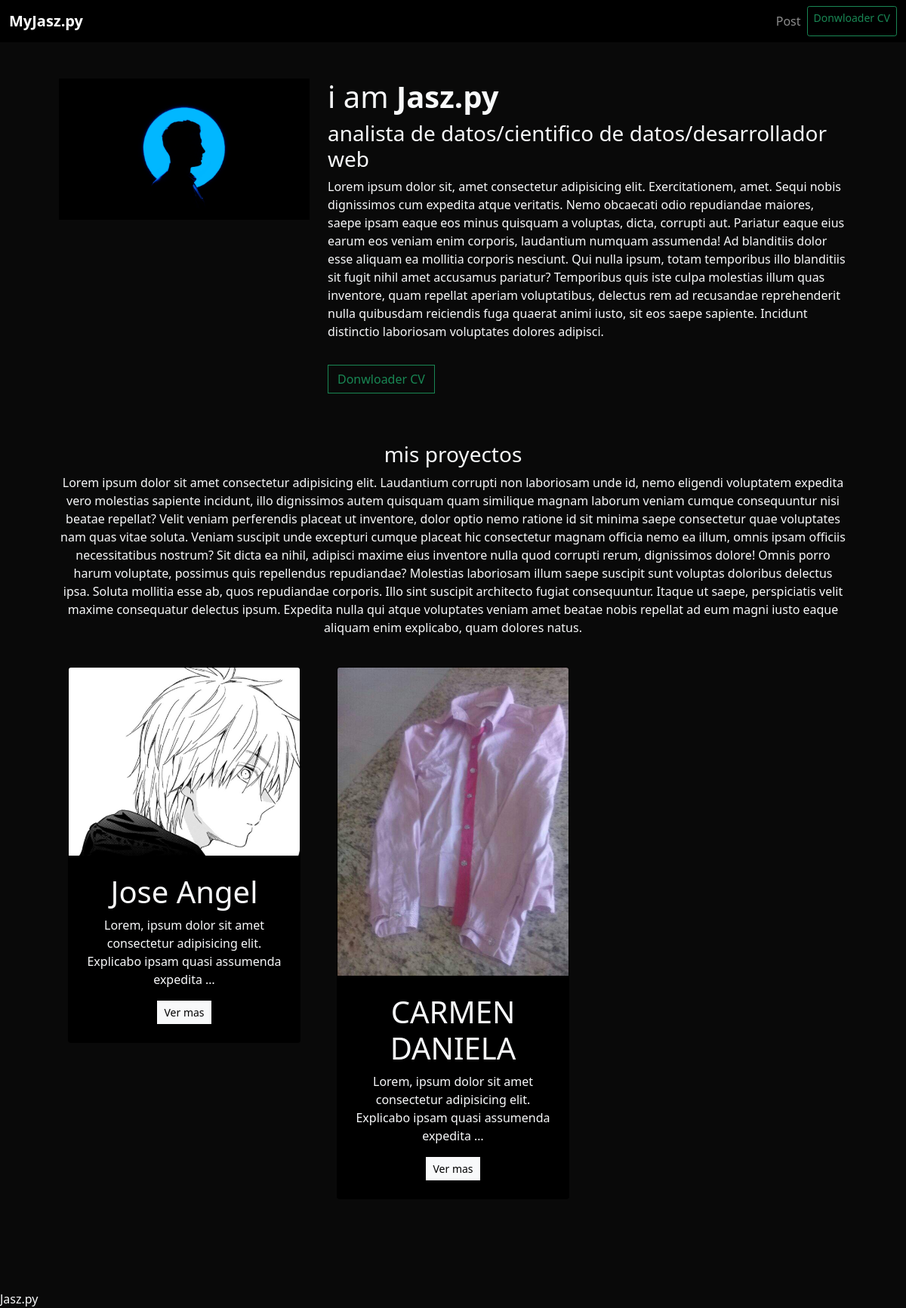
The app's page /, older data.
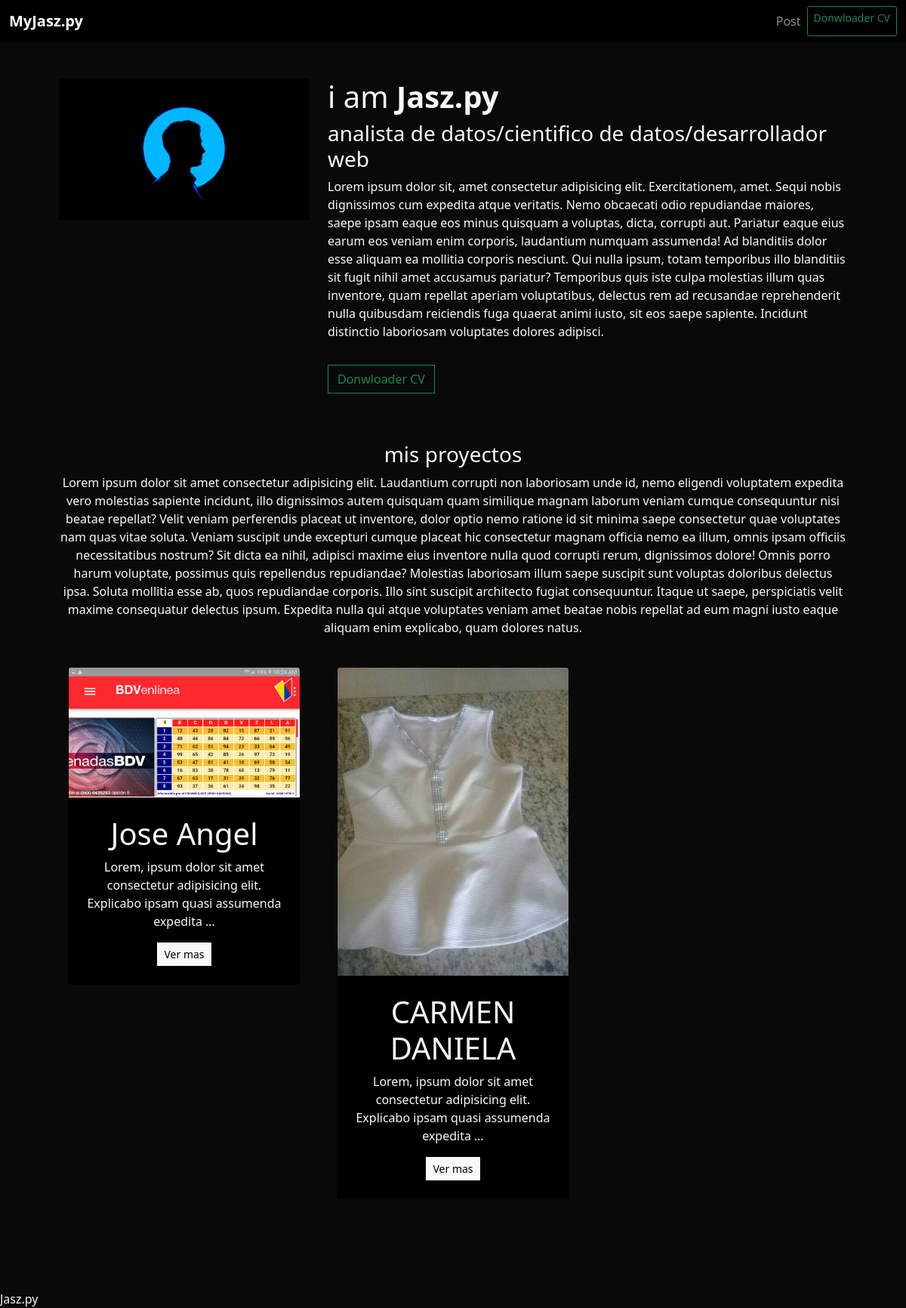
The same page, newer data.
### miportafolio/models.py (models this page shows, shortened)
class proyecto(models.Model):
    nombre=models.CharField(max_length=30)
    descripcion=models.CharField(max_length=200)
    imagen=models.ImageField(upload_to='miportafolio/media/images')
    link=models.URLField(None)
    web=models.BooleanField(None)
    ciencia_de_datos=models.BooleanField(None)
    analisis_de_datos=models.BooleanField(None)
    trading=models.BooleanField(None)

### miportafolio/views.py (the view)
# urls.py: path('', home, name= 'home'),
def home(request):
    projects=proyecto.objects.all()
    return render(request ,"index.html", {"projects":projects} )

### miportafolio/template/index.html (shortened to what this page needs)
{% extends "template.html" %}
{% load static %}
{% block content %}
<header class="row" bg.black>
    <div class="col-md-4"><img src="{% static 'portafolio/profile.jpg' %}" alt="Mi perfil" class="img-fluid"></div>
    <div class="col-md-8 my-auto">
        <h1>i am <strong>Jasz.py</strong> </h1>
        <h3>analista de datos/cientifico de datos/desarrollador web</h3>
        <p> Lorem ipsum dolor sit, amet consectetur adipisicing elit. Exercitationem, amet. Sequi nobis dignissimos cum expedita atque veritatis. Nemo obcaecati odio repudiandae maiores, saepe ipsam eaque eos minus quisquam a voluptas, dicta, corrupti aut. Pariatur eaque eius earum eos veniam enim corporis, laudantium numquam assumenda! Ad blanditiis dolor esse aliquam ea mollitia corporis nesciunt. Qui nulla ipsum, totam temporibus illo blanditiis sit fugit nihil amet accusamus pariatur? Temporibus quis iste culpa molestias illum quas inventore, quam repellat aperiam voluptatibus, delectus rem ad recusandae reprehenderit nulla quibusdam reiciendis fuga quaerat animi iusto, sit eos saepe sapiente. Incidunt distinctio laboriosam voluptates dolores adipisci.</p>
        <a class="btn btn-outline-success btn-ls rounded-0 my-3" href="{%static 'portafolio/cv.docx' %}" target="_blank" type="submit">Donwloader CV </a>
    </div>
</header>
<div class="row my-5 text-center">
    <h3>mis proyectos</h3>
    <p>Lorem ipsum dolor sit amet consectetur adipisicing elit. Laudantium corrupti non laboriosam unde id, nemo eligendi voluptatem expedita vero molestias sapiente incidunt, illo dignissimos autem quisquam quam similique magnam laborum veniam cumque consequuntur nisi beatae repellat? Velit veniam perferendis placeat ut inventore, dolor optio nemo ratione id sit minima saepe consectetur quae voluptates nam quas vitae soluta. Veniam suscipit unde excepturi cumque placeat hic consectetur magnam officia nemo ea illum, omnis ipsam officiis necessitatibus nostrum? Sit dicta ea nihil, adipisci maxime eius inventore nulla quod corrupti rerum, dignissimos dolore! Omnis porro harum voluptate, possimus quis repellendus repudiandae? Molestias laboriosam illum saepe suscipit sunt voluptas doloribus delectus ipsa. Soluta mollitia esse ab, quos repudiandae corporis. Illo sint suscipit architecto fugiat consequuntur. Itaque ut saepe, perspiciatis velit maxime consequatur delectus ipsum. Expedita nulla qui atque voluptates veniam amet beatae nobis repellat ad eum magni iusto eaque aliquam enim explicabo, quam dolores natus.</p>
    {% for project in projects %}
            <div class="col-md-4 p-4">
                <div class="card bg-black card-project">
                    <div><img src="{{ project.imagen.url }}" alt="{{ project.nombre }}" class="card-img-top"></div>
                    <div class="card-body p-4">
                        <h1>{{ project.nombre }}</h1>
                        <p>{{ project.descripcion|truncatechars:100 }}</p>
                        <a href="{% url 'proyecto:porta2' project.id %}" class="btn btn-light rounded-0 btn-sm" target="_blank"> Ver mas</a></td>
                    </div>
                </div>
            </div>
        {% endfor %}
</div>
{% endblock %}

### miportafolio/template/template.html (shortened to what this page needs)
{% load static %}
<!DOCTYPE html>
<html lang="en">
<head>
    <link href="https://cdn.jsdelivr.net/npm/bootstrap@5.1.3/dist/css/bootstrap.min.css" rel="stylesheet">
    <link rel="stylesheet" href="{% static 'main.css'%}">
</head>
<body class="text-light">
   <nav>{% include 'barra.html' %}</nav>
    <div class="container p-5">
            {% block content %}
            {% endblock %}
    </div>
    <footer>Jasz.py</footer>
</body>
</html>

### miportafolio/template/barra.html (shortened to what this page needs)
{%load static%}
<nav class="navbar navbar-expand-lg navbar-dark bg-black">
    <div class="container-fluid">
      <a class="navbar-brand fw-bold fst-ital" href="/">MyJasz.py</a>
      <div class="collapse navbar-collapse" id="navbarSupportedContent">
        <ul class="navbar-nav ms-auto mb-2 mb-lg-0">
          <li class="nav-item">
            <a class="nav-link" href="/block">Post</a>
          </li>
          <li class="nav-item d-flex aling-items-center">
            <a class="btn btn-outline-success btn-sm" href="{%static 'portafolio/cv.docx' %}" target="_blank" type="submit">Donwloader CV </a>
          </li>
        </ul>
      </div>
    </div>
  </nav>

### static/main.css (style rules this page uses)
body { background:#090909; }

Row changes from the older to the newer data that the page shows:
changed proyecto "Jose Angel": imagen: a different picture
changed proyecto "CARMEN DANIELA": imagen: a different picture
